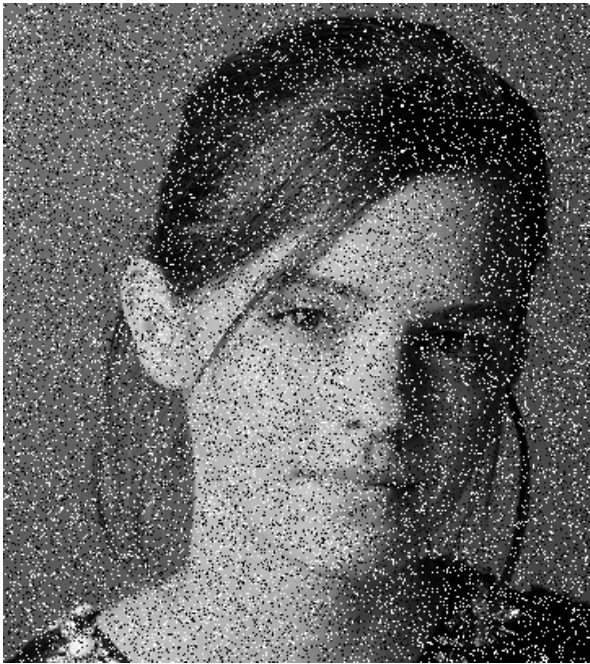
#> input picture images/salt_n_pepper_emma.png, 590 x 664 px
$ python noise_filtering.py
#> lines starting #> are read from the running program, lines starting #| are printed output that depends on the picture
import cv2
import matplotlib.pyplot as plt

imgPath = 'images/salt_n_pepper_emma.png'
img = cv2.imread(imgPath, cv2.IMREAD_GRAYSCALE)
#> img is the input picture: shape (664, 590); min 0, max 255, mean 99.3
if img is None:
    raise FileNotFoundError(f"Could not load '{imgPath}'. Check the file path.")

# Gaussian smoothing — kernel size 5x5, sigma=1
gaussian = cv2.GaussianBlur(img, ksize=(5, 5), sigmaX=1, sigmaY=1)
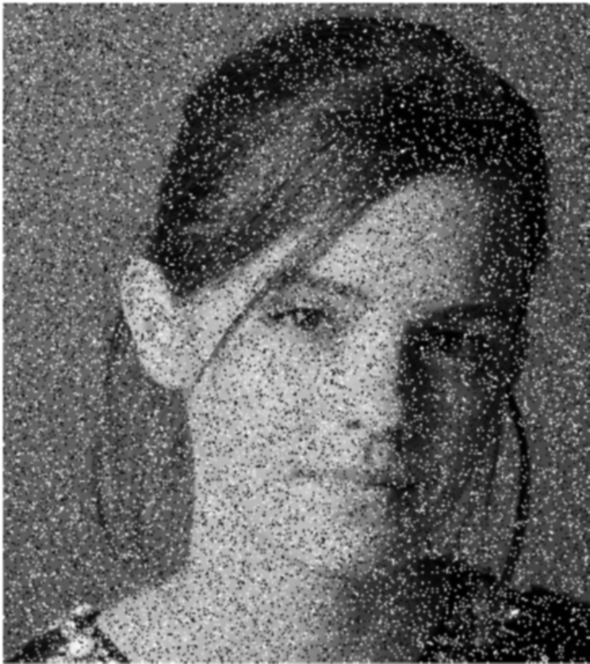
#> gaussian: shape (664, 590); min 0, max 255, mean 99.3

# Median filtering — kernel size 5x5
median = cv2.medianBlur(img, ksize=5)
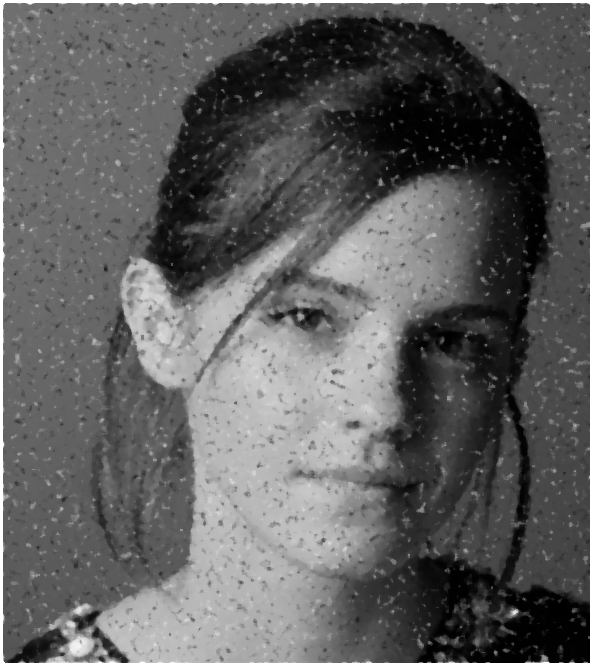
#> median: shape (664, 590); min 0, max 255, mean 95.4

# Plot
fig, axes = plt.subplots(1, 3, figsize=(15, 5))

axes[0].imshow(img, cmap='gray')
axes[0].set_title('Salt & Pepper Noise')
axes[0].axis('off')

axes[1].imshow(gaussian, cmap='gray')
axes[1].set_title('Gaussian Smoothing\n(5×5, σ=1)')
axes[1].axis('off')

axes[2].imshow(median, cmap='gray')
axes[2].set_title('Median Filtering\n(5×5)')
axes[2].axis('off')

plt.tight_layout()
plt.savefig('outputs/noise_filtering_output.png', dpi=150, bbox_inches='tight')
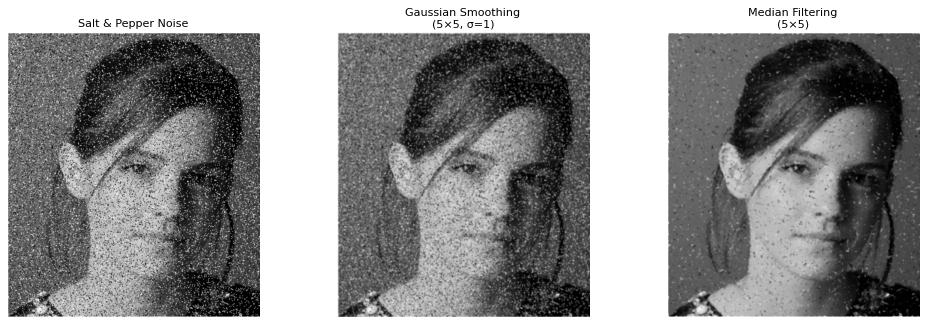
#> figure drawn by matplotlib, 3 panels
plt.show()

cv2.imwrite('outputs/gaussian_smoothed_emma.png', gaussian)
cv2.imwrite('outputs/median_filtered_emma.png', median)
print("Done. Outputs saved: gaussian_smoothed_emma.png, median_filtered_emma.png, noise_filtering_output.png")
